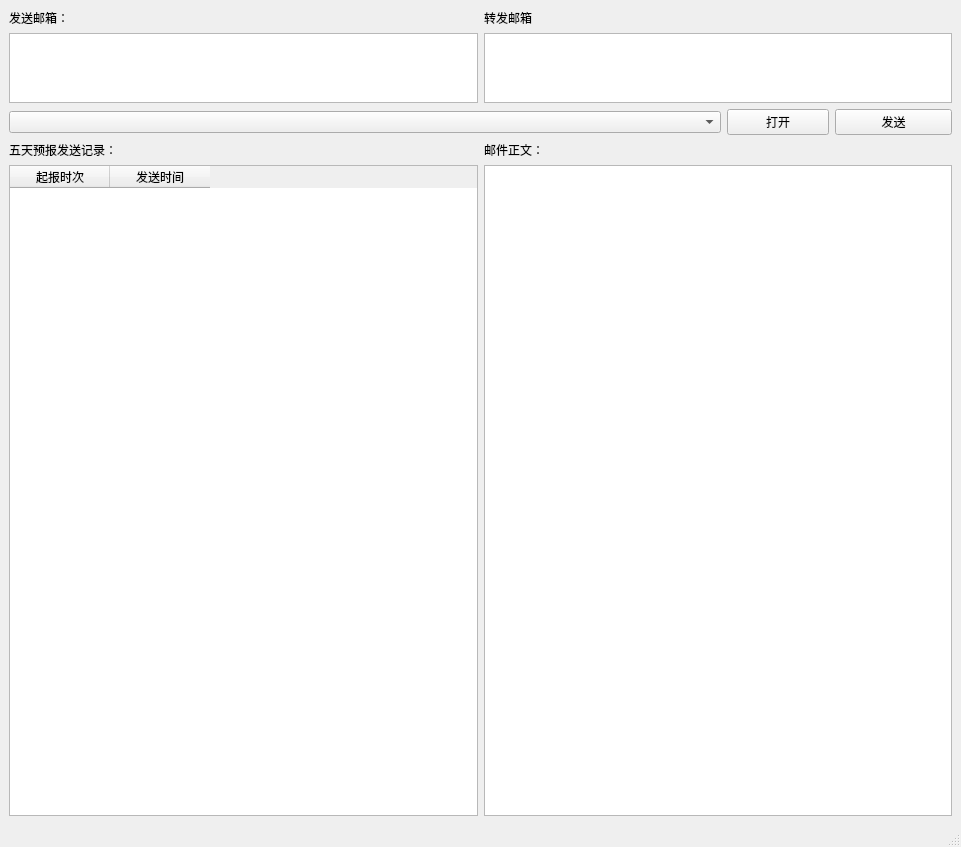
<?xml version="1.0" encoding="UTF-8"?>
<ui version="4.0">
 <class>SendFiveDays</class>
 <widget class="QMainWindow" name="SendFiveDays">
  <property name="geometry">
   <rect>
    <x>0</x>
    <y>0</y>
    <width>961</width>
    <height>847</height>
   </rect>
  </property>
  <property name="windowTitle">
   <string>MainWindow</string>
  </property>
  <widget class="QWidget" name="centralwidget">
   <layout class="QVBoxLayout" name="verticalLayout_7">
    <item>
     <layout class="QVBoxLayout" name="verticalLayout_6" stretch="1,10">
      <item>
       <layout class="QHBoxLayout" name="horizontalLayout_4" stretch="10,10">
        <item>
         <layout class="QVBoxLayout" name="verticalLayout_4">
          <item>
           <widget class="QLabel" name="label">
            <property name="text">
             <string>发送邮箱：</string>
            </property>
           </widget>
          </item>
          <item>
           <widget class="QTextEdit" name="textEdit_send"/>
          </item>
         </layout>
        </item>
        <item>
         <layout class="QVBoxLayout" name="verticalLayout_5">
          <item>
           <widget class="QLabel" name="label_4">
            <property name="text">
             <string>转发邮箱</string>
            </property>
           </widget>
          </item>
          <item>
           <widget class="QTextEdit" name="textEdit_sendcc"/>
          </item>
         </layout>
        </item>
       </layout>
      </item>
      <item>
       <layout class="QVBoxLayout" name="verticalLayout_3">
        <item>
         <layout class="QHBoxLayout" name="horizontalLayout_3" stretch="7,1">
          <item>
           <layout class="QHBoxLayout" name="horizontalLayout_2" stretch="7,1">
            <item>
             <widget class="QComboBox" name="comboBox"/>
            </item>
            <item>
             <widget class="QPushButton" name="pushButton">
              <property name="text">
               <string>打开</string>
              </property>
             </widget>
            </item>
           </layout>
          </item>
          <item>
           <widget class="QPushButton" name="pushButton_2">
            <property name="text">
             <string>发送</string>
            </property>
           </widget>
          </item>
         </layout>
        </item>
        <item>
         <layout class="QHBoxLayout" name="horizontalLayout">
          <item>
           <layout class="QVBoxLayout" name="verticalLayout_2">
            <item>
             <widget class="QLabel" name="label_2">
              <property name="text">
               <string>五天预报发送记录：</string>
              </property>
             </widget>
            </item>
            <item>
             <widget class="QTableWidget" name="tableWidget">
              <column>
               <property name="text">
                <string>起报时次</string>
               </property>
              </column>
              <column>
               <property name="text">
                <string>发送时间</string>
               </property>
              </column>
             </widget>
            </item>
           </layout>
          </item>
          <item>
           <layout class="QVBoxLayout" name="verticalLayout">
            <item>
             <widget class="QLabel" name="label_3">
              <property name="text">
               <string>邮件正文：</string>
              </property>
             </widget>
            </item>
            <item>
             <widget class="QPlainTextEdit" name="plainTextEdit"/>
            </item>
           </layout>
          </item>
         </layout>
        </item>
       </layout>
      </item>
     </layout>
    </item>
   </layout>
  </widget>
  <widget class="QStatusBar" name="statusbar"/>
 </widget>
 <resources/>
 <connections/>
</ui>
